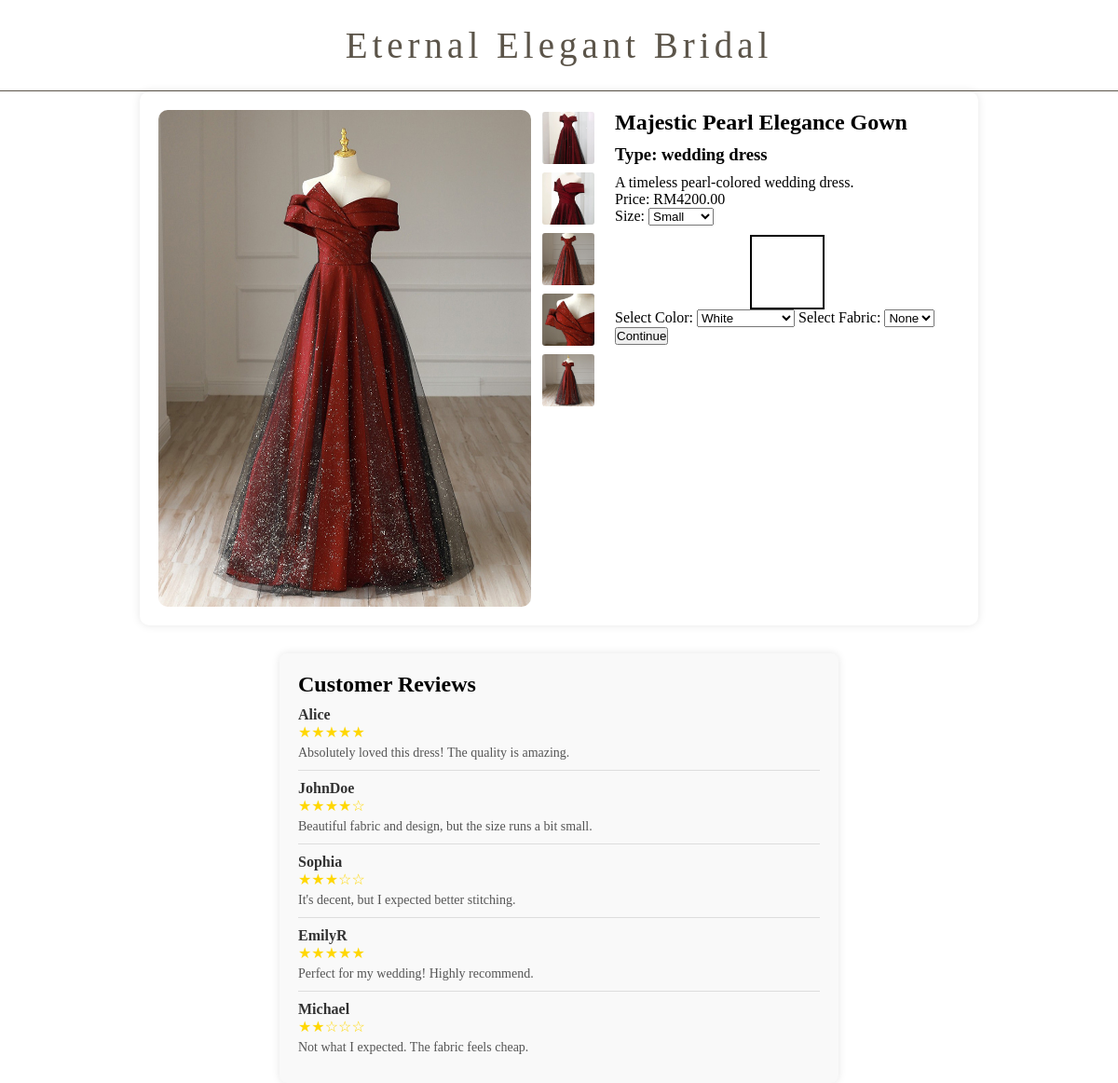
The page /userpage/product/ProductDetailPage.php?id=2 (signed in) on the database its author committed.
### tables this page shows
CREATE TABLE `products` (
  `id` int(11) NOT NULL,
  `name` varchar(255) NOT NULL,
  `type` varchar(255) DEFAULT NULL,
  `price` decimal(10,2) DEFAULT NULL,
  `image` varchar(255) DEFAULT NULL,
  `description` text DEFAULT NULL
);

### backend/user/product/productDetail.php (called while the page is built, shortened)
<?php
include __DIR__ . "/../../../backend/db_connect.php";
$product_id = intval($_GET['id']);
$sql = "SELECT name, type, price, image, description FROM products WHERE id = ?";
$stmt = $conn->prepare($sql);
$stmt->bind_param("i", $product_id);
$stmt->execute();
$result = $stmt->get_result();
$product = $result->fetch_assoc();
?>

### userpage/product/ProductDetailPage.php (the view, shortened to what this page needs)
<?php
include "../../backend/user/product/productDetail.php";
$reviews = [
    ["username" => "Alice", "rating" => 5, "content" => "Absolutely loved this dress! The quality is amazing."],
    ["username" => "JohnDoe", "rating" => 4, "content" => "Beautiful fabric and design, but the size runs a bit small."],
    ["username" => "Sophia", "rating" => 3, "content" => "It's decent, but I expected better stitching."],
    ["username" => "EmilyR", "rating" => 5, "content" => "Perfect for my wedding! Highly recommend."],
    ["username" => "Michael", "rating" => 2, "content" => "Not what I expected. The fabric feels cheap."],
];
$base_price = $product['price'];
$product_image = $product['image'];
$image_dir = dirname($product_image);
$image_extensions = ['jpg', 'jpeg', 'png', 'webp'];
$additional_images = [];
$absolute_path = $_SERVER['DOCUMENT_ROOT'] . $image_dir;
if (is_dir($absolute_path)) {
    $files = scandir($absolute_path);
    foreach ($files as $file) {
        $file_extension = strtolower(pathinfo($file, PATHINFO_EXTENSION));
        if (in_array($file_extension, $image_extensions)) {
            $additional_images[] = $image_dir . '/' . $file;
        }
    }
}
if (!empty($additional_images)) {
    $main_image = $product_image;
    $additional_images = array_diff($additional_images, [$main_image]);
} else {
    $main_image = $product_image;
}
?>
<!DOCTYPE html>
<html lang="en">
<head>
    <link rel="stylesheet" href="/BackendWebDev/userstyle/transition.css">
    <link rel="stylesheet" href="/BackendWebDev/userstyle/productDetailPage.css">
</head>
<body>
    <header>
        <h1>Eternal Elegant Bridal</h1>
    </header>
    <div class="product-container">
        <div class="image-container">
            <img src="<?= htmlspecialchars($main_image) ?>" alt="<?= htmlspecialchars($product['name']) ?>"
                id="gownImage">
            <div class="additional-images">
                <?php foreach ($additional_images as $img): ?>
                <img src="<?= htmlspecialchars($img) ?>"
                    alt="Additional view of <?= htmlspecialchars($product['name']) ?>" class="extra-image"
                    onclick="changeImage(this.src)">
                <?php endforeach; ?>
            </div>
        </div>
        <div class="details-container">
            <h2 id="bridalTitle"> <?= htmlspecialchars($product['name']) ?> </h2>
            <h3 id="bridalType">Type: <?= htmlspecialchars($product['type']) ?> </h3>
            <p id="bridalDescription"> <?= htmlspecialchars($product['description']) ?> </p>
            <p id="bridalPrice">Price: RM<span id="dynamicPrice"> <?= number_format($base_price, 2) ?> </span></p>
            <form action="accessoriesPage.php" method="POST">
                <label for="size">Size:</label>
                <select name="size" id="size">
                    <option value="S">Small</option>
                </select>
                <div class="preview-container">
                    <div class="preview-box" id="previewBox">
                        <div class="fabric-overlay" id="fabricPreview"></div>
                    </div>
                </div>
                <label for="colorPicker">Select Color:</label>
                <select name="color" id="colorPicker">
                    <option value="White">White</option>
                </select>
                <label for="fabricPicker">Select Fabric:</label>
                <select name="fabric" id="fabricPicker">
                    <option value="None">None</option>
                </select>
                <button type="submit">Continue</button>
            </form>
        </div>
    </div>
    <div class="review-section">
        <h2>Customer Reviews</h2>
        <?php if (!empty($reviews)): ?>
        <?php foreach ($reviews as $review): ?>
        <div class="review">
            <p class="username"> <?= htmlspecialchars($review["username"]) ?> </p>
            <p class="stars"> <?= str_repeat("★", $review["rating"]) . str_repeat("☆", 5 - $review["rating"]) ?> </p>
            <p class="review-content"> <?= htmlspecialchars($review["content"]) ?> </p>
        </div>
        <?php endforeach; ?>
        <?php else: ?>
        <p>No reviews yet. Be the first to review!</p>
        <?php endif; ?>
    </div>
</body>
</html>

### userstyle/transition.css (style rules this page uses)
body { opacity: 0; transition: opacity .5s; }

### userstyle/productDetailPage.css (style rules this page uses)
* { margin: 0; padding: 0; box-sizing: border-box; }
header { padding: 1rem; text-align: center; border-bottom: 1px solid #5B5449; }
h1 { font-family: 'Crimson Text'; font-weight: 400; letter-spacing: 5px; font-size: 50px; }
html, body { height: 100%; display: flex; flex-direction: column; max-width: 100%; }
header h1 { font-family: 'Crimson Text'; font-weight: 400; color: #5B5449; letter-spacing: 5px; font-size: 39px; text-align: center; flex-grow: 1; }
.product-container { display: flex; flex-wrap: wrap; max-width: 900px; margin: auto; background: white; padding: 20px; border-radius: 10px; box-shadow: 0 0 10px rgba(0, 0, 0, 0.1); }
.image-container { display: flex; align-items: flex-start; gap: 10px; }
.image-container img { max-width: 100%; border-radius: 10px; }
.additional-images { display: flex; flex-direction: column; max-height: 400px; overflow-y:scroll ; overflow-x: hidden; gap: 5px; }
.additional-images img { width: 60px; height: 60px; object-fit: cover; border: 2px solid transparent; cursor: pointer; transition: border 0.3s ease-in-out, transform 0.2s; border-radius: 5px; }
#gownImage { max-width: 400px; border-radius: 10px; }
.details-container { flex: 1; padding-left: 20px; min-width: 300px; }
h1, h3 { margin: 10px 0; }
.preview-container { display: flex; margin-top: 10px; justify-content: center; }
.preview-box { width: 80px; height: 80px; border: 2px solid black; position: relative; background-color: white; overflow: hidden; }
.fabric-overlay { width: 100%; height: 100%; position: absolute; top: 0; left: 0; opacity: 0.3; pointer-events: none; }
.review-section { margin-top: 30px; padding: 20px; background-color: #f9f9f9; border-radius: 8px; width: 50%; margin-left: auto; margin-right: auto; box-shadow: 0px 0px 10px rgba(0, 0, 0, 0.1); }
.review { border-bottom: 1px solid #ddd; padding: 10px 0; }
.review:last-child { border-bottom: none; }
.review .username { font-weight: bold; color: #333; }
.stars { color: gold; font-size: 16px; }
.review-content { margin-top: 5px; color: #555; font-size: 14px; }

### rows shown on the page
products: image (picture), name "Majestic Pearl Elegance Gown", type "wedding dress", description "A timeless pearl-colored wedding dress.", price "4200.00"

### other values the page prints
$review["username"] "Alice"
str_repeat("★", $review["rating"]) "★★★★★"
$review["content"] "Absolutely loved this dress! The quality is amazing."
$review["username"] "JohnDoe"
str_repeat("★", $review["rating"]) "★★★★"
str_repeat("☆", 5 - $review["rating"]) "☆"
$review["content"] "Beautiful fabric and design, but the size runs a bit small."
$review["username"] "Sophia"
str_repeat("★", $review["rating"]) "★★★"
str_repeat("☆", 5 - $review["rating"]) "☆☆"
$review["content"] "It's decent, but I expected better stitching."
$review["username"] "EmilyR"
$review["content"] "Perfect for my wedding! Highly recommend."
$review["username"] "Michael"
str_repeat("★", $review["rating"]) "★★"
